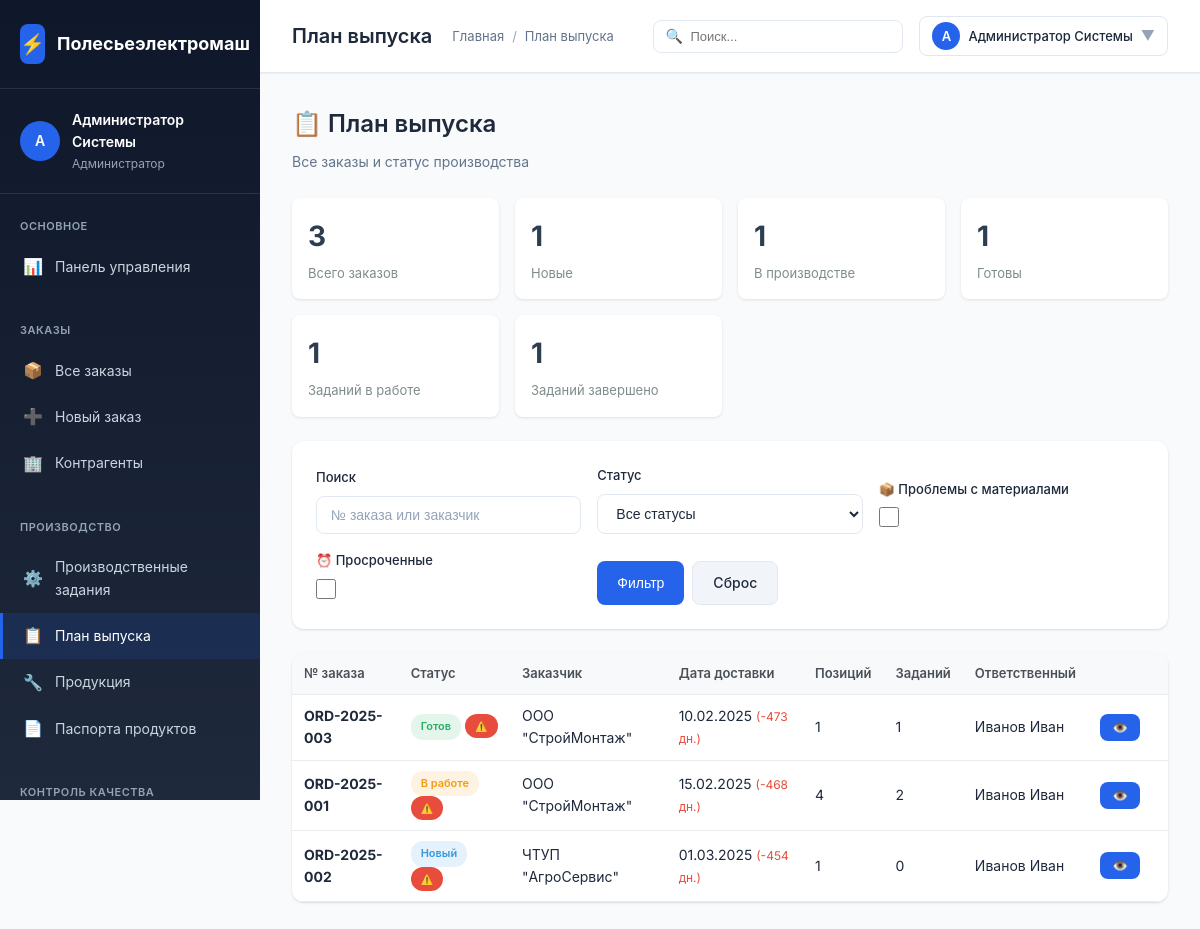
The app's page /polesie/modules/production/plan.php (signed in), older data.
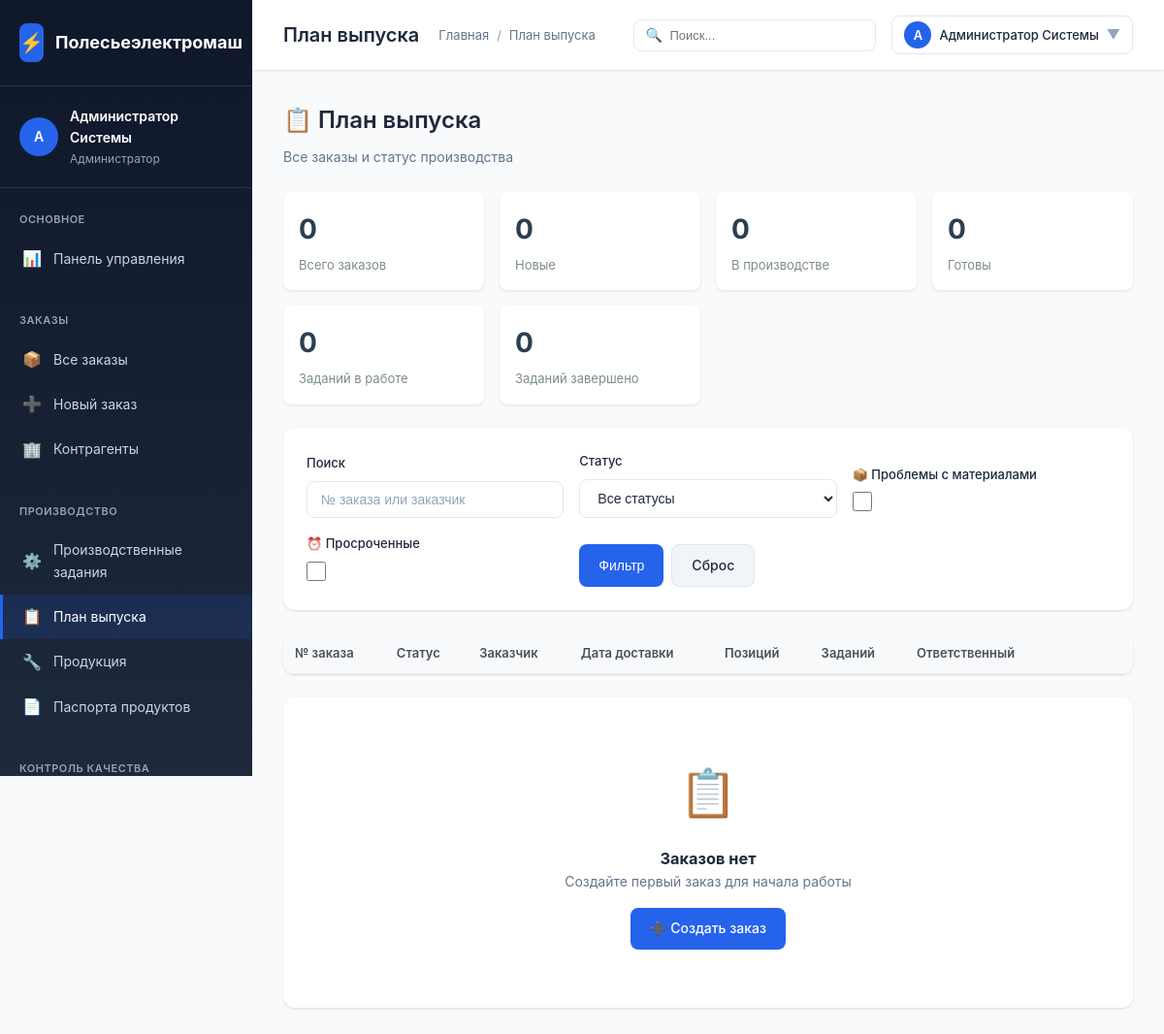
The same page, newer data.
### tables this page shows
CREATE TABLE `orders` (
  `id` INT AUTO_INCREMENT PRIMARY KEY,
  `order_number` VARCHAR(50) NOT NULL UNIQUE,
  `customer_id` INT,
  `responsible_user_id` INT,
  `status` ENUM('new', 'processing', 'ready', 'shipped', 'cancelled') DEFAULT 'new',
  `order_date` DATE NOT NULL,
  `delivery_date` DATE,
  `total_amount` DECIMAL(15,2),
  `notes` TEXT,
  `created_at` TIMESTAMP DEFAULT CURRENT_TIMESTAMP,
  `updated_at` TIMESTAMP DEFAULT CURRENT_TIMESTAMP ON UPDATE CURRENT_TIMESTAMP,
  CONSTRAINT `fk_order_customer` FOREIGN KEY (`customer_id`) REFERENCES `contractors`(`id`) ON DELETE SET NULL,
  CONSTRAINT `fk_order_responsible` FOREIGN KEY (`responsible_user_id`) REFERENCES `users`(`id`) ON DELETE SET NULL
);

CREATE TABLE `contractors` (
  `id` INT AUTO_INCREMENT PRIMARY KEY,
  `name` VARCHAR(200) NOT NULL,
  `inn` VARCHAR(20) UNIQUE,
  `type` ENUM('supplier', 'customer', 'both') DEFAULT 'both',
  `contact_person` VARCHAR(100),
  `phone` VARCHAR(50),
  `email` VARCHAR(100),
  `address` TEXT,
  `created_at` TIMESTAMP DEFAULT CURRENT_TIMESTAMP
);

CREATE TABLE `users` (
  `id` INT AUTO_INCREMENT PRIMARY KEY,
  `username` VARCHAR(50) NOT NULL UNIQUE,
  `password_hash` VARCHAR(255) NOT NULL,
  `full_name` VARCHAR(100) NOT NULL,
  `email` VARCHAR(100),
  `role_id` INT,
  `is_active` BOOLEAN DEFAULT TRUE,
  `created_at` TIMESTAMP DEFAULT CURRENT_TIMESTAMP,
  CONSTRAINT `fk_users_role` FOREIGN KEY (`role_id`) REFERENCES `user_roles`(`id`) ON DELETE SET NULL
);

### polesie/config/config.php (called while the page is built, shortened)
<?php
function e($string) {
    return htmlspecialchars($string ?? '', ENT_QUOTES, 'UTF-8');
}
function formatDate($date, $format = 'd.m.Y') {
    $dt = new DateTime($date);
    return $dt->format($format);
}
function asset($path) {
    $path = ltrim($path, '/');
    return APP_URL . '/' . $path;
}
function pageUrl($path) {
    $path = ltrim($path, '/');
    return APP_URL . '/' . $path;
}

### polesie/modules/production/plan.php (the view, shortened to what the changed rows need)
<?php
require_once __DIR__ . '/../../config/config.php';
$pdo = getDbConnection();
$materialIssueFilter = isset($_GET['material_issues']) ? true : false;
$overdueFilter = isset($_GET['overdue']) ? true : false;
$whereConditions = [];
$params = [];
$whereClause = !empty($whereConditions) ? "WHERE " . implode(" AND ", $whereConditions) : "";
$ordersQuery = "
    SELECT o.*, c.name as contractor_name, u.full_name as responsible_name,
        CASE o.status
            WHEN 'new' THEN 'Новый'
            WHEN 'processing' THEN 'В работе'
            WHEN 'ready' THEN 'Готов'
            WHEN 'shipped' THEN 'Отгружен'
            WHEN 'cancelled' THEN 'Отменен'
            ELSE o.status
        END as status_name,
        CASE o.status
            WHEN 'new' THEN '#3498db'
            WHEN 'processing' THEN '#f39c12'
            WHEN 'ready' THEN '#27ae60'
            WHEN 'shipped' THEN '#9b59b6'
            WHEN 'cancelled' THEN '#e74c3c'
            ELSE '#95a5a6'
        END as status_color,
        DATEDIFF(o.delivery_date, CURDATE()) as days_until_delivery,
        (SELECT COUNT(*) FROM order_items WHERE order_id = o.id) as items_count,
        (SELECT COUNT(*) FROM production_tasks WHERE order_id = o.id) as tasks_count,
        (SELECT GROUP_CONCAT(DISTINCT pt.status SEPARATOR ',') FROM production_tasks pt WHERE pt.order_id = o.id) as tasks_statuses
    FROM orders o
    LEFT JOIN contractors c ON o.customer_id = c.id
    LEFT JOIN users u ON o.responsible_user_id = u.id
    $whereClause
    ORDER BY
        CASE WHEN o.delivery_date < CURDATE() THEN 0 ELSE 1 END,
        o.delivery_date ASC,
        o.created_at DESC
";
$stmt = $pdo->prepare($ordersQuery);
$stmt->execute($params);
$allOrders = $stmt->fetchAll();
$orders = [];
foreach ($allOrders as $order) {
    $orders[] = $order;
}
if (!$materialIssueFilter && !$overdueFilter) {
    $orders = $allOrders;
}
$stats = [
    'total_orders' => count($orders),
    'new_orders' => 0,
    'in_production' => 0,
    'ready' => 0,
    'total_tasks' => 0,
    'tasks_in_progress' => 0,
    'tasks_completed' => 0
];
foreach ($orders as $order) {
    if ($order['status'] === 'new') $stats['new_orders']++;
    if ($order['status'] === 'processing') $stats['in_production']++;
    if ($order['status'] === 'ready') $stats['ready']++;
}
if (count($orders) > 0) {
    $stmt = $pdo->prepare("
        SELECT
            COUNT(*) as total,
            SUM(CASE WHEN pt.status = 'in_progress' THEN 1 ELSE 0 END) as in_progress,
            SUM(CASE WHEN pt.status = 'completed' THEN 1 ELSE 0 END) as completed
        FROM production_tasks pt
        JOIN orders o ON pt.order_id = o.id
        WHERE o.id IN (" . implode(',', array_fill(0, count($orders), '?')) . ")
    ");
    $stmt->execute(array_map(fn($o) => $o['id'], $orders));
    $tasksStats = $stmt->fetch();
    $stats['total_tasks'] = $tasksStats['total'] ?? 0;
    $stats['tasks_in_progress'] = $tasksStats['in_progress'] ?? 0;
    $stats['tasks_completed'] = $tasksStats['completed'] ?? 0;
}
?>
<!DOCTYPE html>
<html lang="ru">
<head>
    <link rel="stylesheet" href="<?= asset('assets/css/style.css') ?>">
</head>
<body>
    <div class="app-container">
        <div class="main-content">
            <?php require_once BASE_PATH . '/includes/topbar.php'; ?>
            <div class="content-area">
                <div class="plan-header">
                    <h2 style="font-size: 24px; font-weight: 600; margin-bottom: 8px;">📋 План выпуска</h2>
                </div>
                <div class="plan-stats">
                    <div class="stat-box">
                        <div class="stat-box-value"><?= $stats['total_orders'] ?></div>
                        <div class="stat-box-label">Всего заказов</div>
                    </div>
                    <div class="stat-box">
                        <div class="stat-box-value"><?= $stats['new_orders'] ?></div>
                        <div class="stat-box-label">Новые</div>
                    </div>
                    <div class="stat-box">
                        <div class="stat-box-value"><?= $stats['in_production'] ?></div>
                        <div class="stat-box-label">В производстве</div>
                    </div>
                    <div class="stat-box">
                        <div class="stat-box-value"><?= $stats['ready'] ?></div>
                        <div class="stat-box-label">Готовы</div>
                    </div>
                    <div class="stat-box">
                        <div class="stat-box-value"><?= $stats['tasks_in_progress'] ?></div>
                        <div class="stat-box-label">Заданий в работе</div>
                    </div>
                    <div class="stat-box">
                        <div class="stat-box-value"><?= $stats['tasks_completed'] ?></div>
                        <div class="stat-box-label">Заданий завершено</div>
                    </div>
                </div>
                <div class="card" style="margin-bottom: 24px;">
                    <div class="card-body" style="padding: 0;">
                        <table class="items-table" style="margin: 0;">
                            <thead>
                                <tr>
                                    <th>№ заказа</th>
                                    <th>Статус</th>
                                    <th>Заказчик</th>
                                    <th>Дата доставки</th>
                                    <th>Позиций</th>
                                    <th>Заданий</th>
                                    <th>Ответственный</th>
                                    <th style="width: 80px;"></th>
                                </tr>
                            </thead>
                            <tbody>
                                <?php foreach ($orders as $order):
                                    $isOverdue = isset($order['days_until_delivery']) && $order['days_until_delivery'] < 0;
                                    $hasMaterialIssues = isset($order['material_shortages']) && $order['material_shortages'] > 0;
                                ?>
                                <tr style="cursor: pointer;" onclick="openOrderDetailModal('<?= $order['id'] ?>')"
                                    class="<?= $isOverdue ? 'row-overdue' : '' ?> <?= $hasMaterialIssues ? 'row-material-issue' : '' ?>">
                                    <td><strong><?= e($order['order_number']) ?></strong></td>
                                    <td>
                                        <span class="badge" style="background: <?= e($order['status_color']) ?>20; color: <?= e($order['status_color']) ?>">
                                            <?= e($order['status_name']) ?>
                                        </span>
                                        <?php if ($isOverdue): ?>
                                            <span class="badge" style="background: #e74c3c; color: white; font-size: 10px;">⚠️</span>
                                        <?php endif; ?>
                                    </td>
                                    <td><?= e($order['contractor_name'] ?? '—') ?></td>
                                    <td>
                                        <?php if ($order['delivery_date']): ?>
                                            <?= formatDate($order['delivery_date']) ?>
                                            <span style="color: <?= $order['days_until_delivery'] < 0 ? '#e74c3c' : ($order['days_until_delivery'] <= 3 ? '#f39c12' : '#27ae60') ?>; font-size: 12px;">
                                                (<?= $order['days_until_delivery'] ?> дн.)
                                            </span>
                                        <?php else: ?>
                                            —
                                        <?php endif; ?>
                                    </td>
                                    <td><?= $order['items_count'] ?? 0 ?></td>
                                    <td><?= $order['tasks_count'] ?? 0 ?></td>
                                    <td><?= e($order['responsible_name'] ?? '—') ?></td>
                                    <td onclick="event.stopPropagation();">
                                        <button class="btn btn-sm btn-primary" onclick="openOrderDetailModal('<?= $order['id'] ?>')">👁️</button>
                                    </td>
                                </tr>
                                <?php endforeach; ?>
                            </tbody>
                        </table>
                    </div>
                </div>
                <?php if (empty($orders)): ?>
                <div class="card">
                    <div class="card-body" style="text-align: center; padding: 60px 20px;">
                        <div style="font-size: 48px; margin-bottom: 16px;">📋</div>
                        <h3>Заказов нет</h3>
                        <p style="color: var(--text-secondary);">Создайте первый заказ для начала работы</p>
                        <a href="<?= pageUrl('modules/orders/create.php') ?>" class="btn btn-primary" style="margin-top: 16px;">
                            ➕ Создать заказ
                        </a>
                    </div>
                </div>
                <?php endif; ?>
            </div>
        </div>
    </div>
</body>
</html>

Row changes from the older to the newer data that the page shows:
removed orders: order_number "ORD-2025-003", status_name "Готов", customer.name "ООО \"СтройМонтаж\"", delivery_date "10.02.2025", days_until_delivery "-473", items_count "1", tasks_count "1", responsible_user.full_name "Иванов Иван"
removed orders: order_number "ORD-2025-001", status_name "В работе", customer.name "ООО \"СтройМонтаж\"", delivery_date "15.02.2025", days_until_delivery "-468", items_count "4", tasks_count "2", responsible_user.full_name "Иванов Иван"
removed orders: order_number "ORD-2025-002", status_name "Новый", customer.name "ЧТУП \"АгроСервис\"", delivery_date "01.03.2025", days_until_delivery "-454", items_count "1", tasks_count "0", responsible_user.full_name "Иванов Иван"
Text that changed along with them:
$stats['total_orders']: "3" → "0"
$stats['new_orders']: "1" → "0"
$stats['in_production']: "1" → "0"
$stats['ready']: "1" → "0"
$stats['tasks_in_progress']: "1" → "0"
$stats['tasks_completed']: "1" → "0"
text now shown: "📋 Заказов нет Создайте первый заказ для начала работы ➕ Создать заказ"
